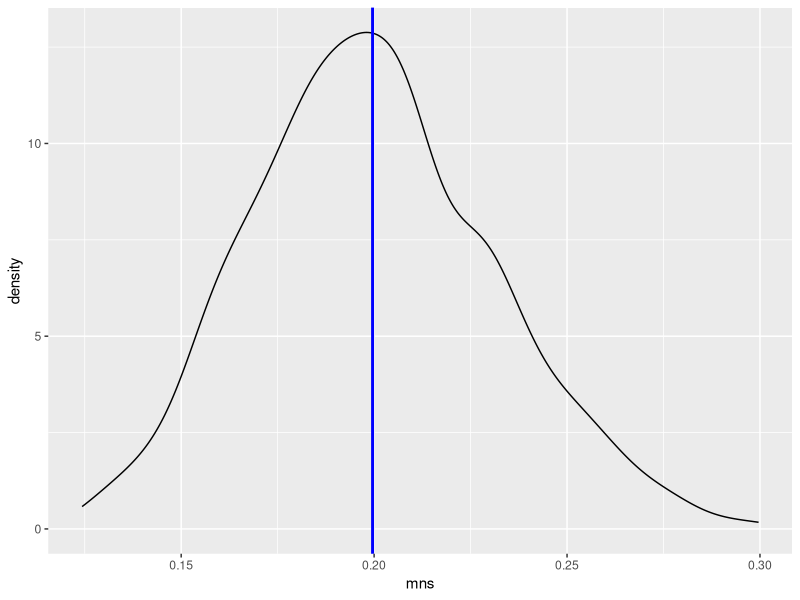
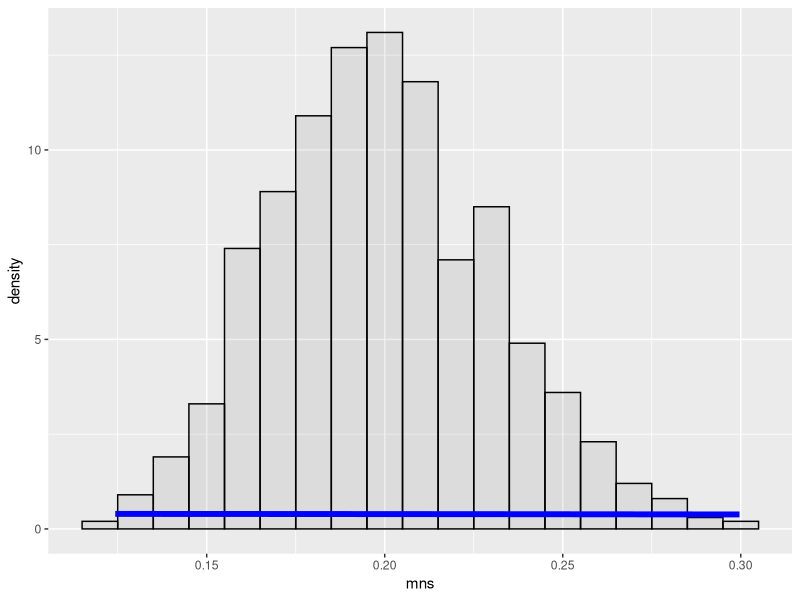

Write the R code that produced these figures, in order.
## ---- chunk 1
set.seed(1)     # for reproducibility
n_sim  <- 1000  # number of simulated averages
lambda <- 0.2   # rate parameter
#simulation
mns = NULL
for (i in 1 : n_sim) mns = c(mns, mean(rexp(40,rate = 1/lambda)))
## ---- chunk 2
mean(mns)
## ---- chunk 3
library(ggplot2)
ggplot(data.frame(mns), aes(x = mns)) + 
     geom_density() +
     geom_vline(xintercept=mean(mns), size = 1, color = 'blue') 
## ---- chunk 4
var(mns)
## ---- chunk 5
mu    <- lambda
sigma <- lambda
ggplot(data.frame(mns), aes(x = mns)) + 
geom_histogram(alpha = .10, binwidth=0.01, colour = "black", aes(y = ..density..)) +
stat_function(geom = "line", fun = dnorm, arg = list(mean = mu, sd = sigma/sqrt(40)),
              size = 2, color = "blue", fill = NA)
